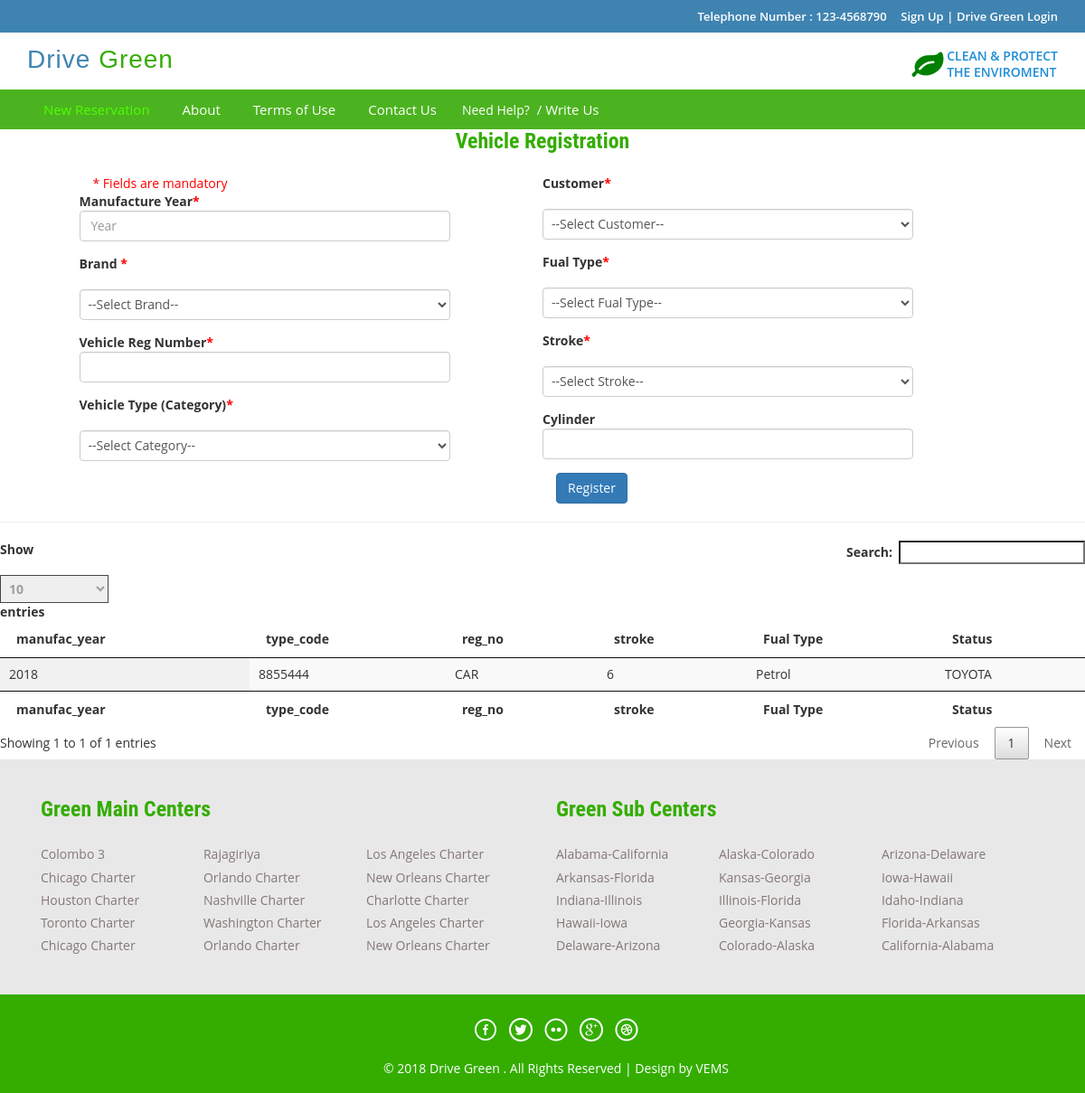
/index.php/vehicle_controller/loadAddVehicle, run on an earlier commit of the app's database.
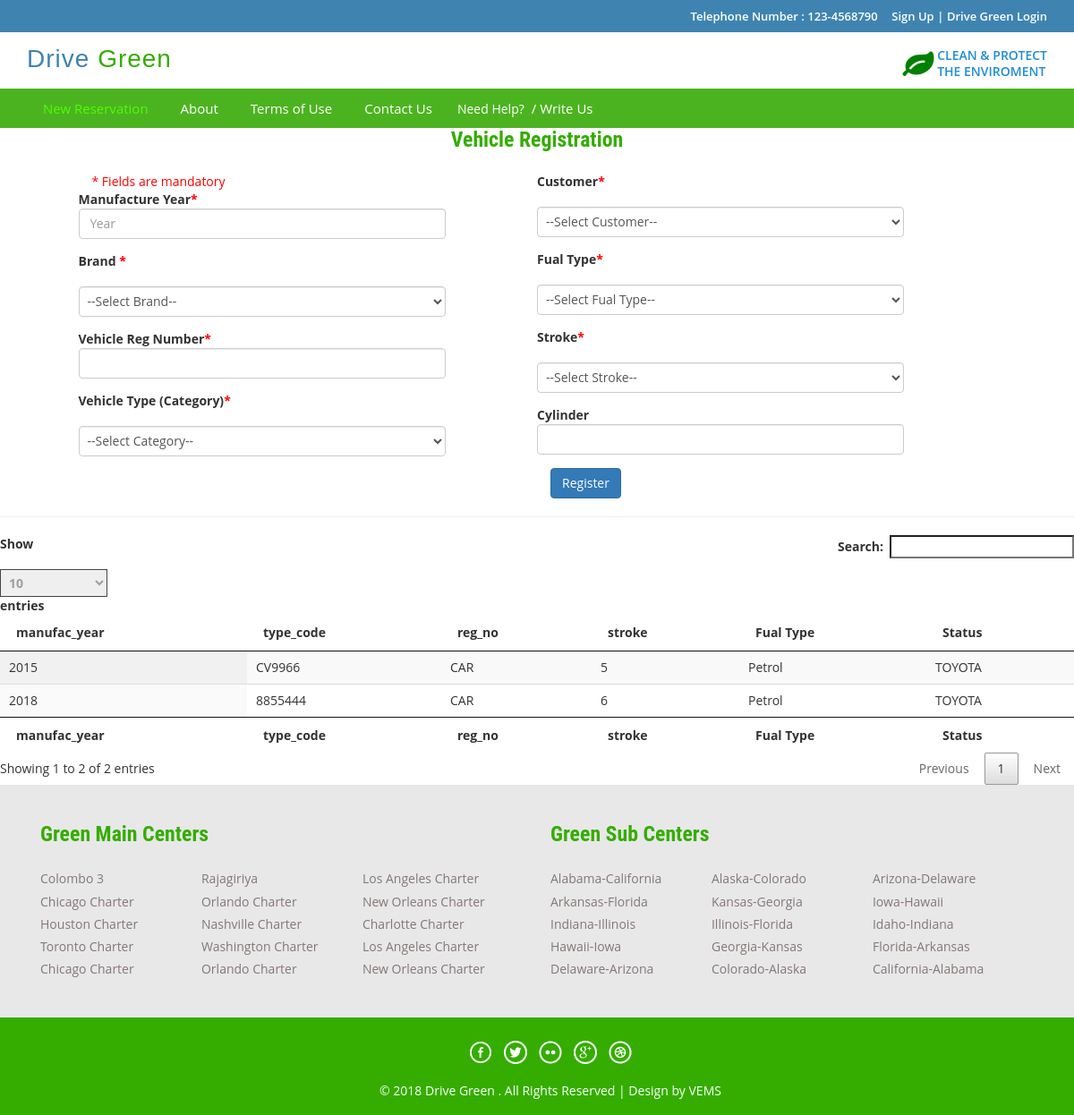
And on a later commit of the database.
### tables this page shows
CREATE TABLE `dg_vehicle` (
  `id` int(5) NOT NULL AUTO_INCREMENT,
  `manufac_year` int(5) DEFAULT NULL,
  `stroke` int(5) DEFAULT NULL,
  `reg_no` varchar(30) DEFAULT NULL,
  `type_code` varchar(10) DEFAULT NULL,
  `fual_type` varchar(10) DEFAULT NULL,
  `brand_code` varchar(10) DEFAULT NULL,
  `customer_id` int(5) DEFAULT NULL,
  `created_datetime` timestamp NULL DEFAULT CURRENT_TIMESTAMP,
  `created_userid` int(5) DEFAULT NULL,
  PRIMARY KEY (`id`),
  KEY `FK_dg_vehicle_fual` (`fual_type`),
  KEY `FK_dg_vehicle_brand` (`brand_code`),
  KEY `FK_dg_vehicle_type` (`type_code`),
  CONSTRAINT `FK_dg_vehicle_brand` FOREIGN KEY (`brand_code`) REFERENCES `dg_vehicle_brand` (`brand_code`),
  CONSTRAINT `FK_dg_vehicle_fual` FOREIGN KEY (`fual_type`) REFERENCES `dg_fual` (`fual_type`),
  CONSTRAINT `FK_dg_vehicle_type` FOREIGN KEY (`type_code`) REFERENCES `dg_vehicle_type` (`type_code`)
);

### application/controllers/Vehicle_Controller.php (called while the page is built, shortened)
<?php
class Vehicle_Controller extends CI_Controller {
    public function loadAddVehicle() {
        $this->load->model(array('Vehicle', 'Vehicle_Brand', 'Customer', 'Fual', 'Type'));
        $vehicle = new Vehicle();
        $brand = new Vehicle_Brand();
        $customer = new Customer();
        $fual = new Fual();
        $type = new Type();
        $data['vehicleList'] = $vehicle->get();
        $data['brandList'] = $brand->get();
        $data['typeList'] = $type->get();
        $data['customerList'] = $customer->get();
        $data['fualList'] = $fual->get();
        $this->load->view('staff/operator_vehicle_registration', $data);
    }
}

### index.php (called while the page is built, shortened)
<?php
require_once BASEPATH.'core/CodeIgniter.php';

### application/core/my_model.php (called while the page is built, shortened)
<?php
class MY_Model extends CI_Model{
    public function get($limit=0,$offset = 0) {
        if($limit){
            $query = $this->db->get($this::DB_TABLE,$limit,$offset);
        }else{
            $query = $this->db->get($this::DB_TABLE);
        }
        $ret_val = array();
        foreach ($query->result() as $row) {
            $model = new $class;
            $model->populate($row);
            $ret_val[$row->{$this::DB_TABLE_PK}] = $model;
        }
        return $ret_val;
    }
}

### application/views/staff/operator_vehicle_registration.php (the view, shortened to what the changed rows need)
<!DOCTYPE HTML>
<html>
    <head>
    </head>
    <body>
        <div class="row">
            <center> <h2>Vehicle Registration</h2></center>
        </div>
        <div class="row">
            <div class="col-md-12">
                <table id="example" class="display" cellspacing="0" width="100%">
                    <thead>
                        <tr>
                            <th>manufac_year</th>
                            <th>type_code</th>
                            <th>reg_no</th>
                            <th>stroke</th>
                            <th>Fual Type</th>
                            <th>Status</th>
                        </tr>
                    </thead>
                    <tfoot>
                        <tr>
                            <th>manufac_year</th>
                            <th>type_code</th>
                            <th>reg_no</th>
                            <th>stroke</th>
                            <th>Fual Type</th>
                            <th>Status</th>
                        </tr>
                    </tfoot>
                    <tbody>
                        <?php foreach ($vehicleList as $value) {
                            ?>
                            <tr>
                                <td><?= $value->manufac_year ?></td>
                                <td><?= $value->reg_no ?></td>
                                <td><?= $value->type_code ?></td>
                                <td><?= $value->stroke ?></td>
                                <td><?= $value->fual_type ?></td>
                                <td><?= $value->brand_code ?></td>
                            </tr>
                            <?php
                        }
                        ?>
                    </tbody>
                </table>
            </div>
        </div>
    </body>
</html>

What changed in the data, as far as the page shows it:
added dg_vehicle: manufac_year "2015", reg_no "CV9966", type_code "CAR", stroke "5", fual_type "Petrol", brand_code "TOYOTA"
Also different on the page:
text written by a page script: "Show entries Search: Showing 1 to 1 of 1 entries Previous 1 Next" → "Show entries Search: Showing 1 to 2 of 2 entries Previous 1 Next"
